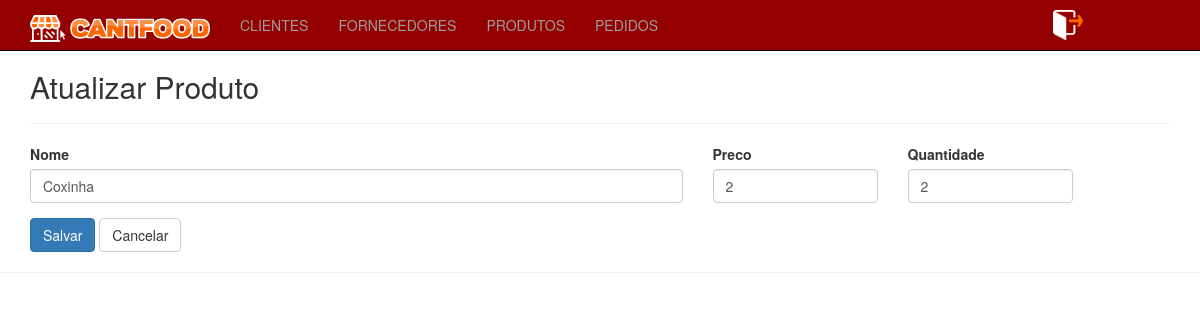
Screenshot of /produtos/editprodutos.php?id=12 with the database file from the repository.
### tables this page shows
CREATE TABLE `produtos` (
  `id` int(11) NOT NULL,
  `nome` varchar(255) NOT NULL,
  `preco` double NOT NULL,
  `quantidade` int(8) NOT NULL,
  `dataCadastro` datetime NOT NULL,
  `dataAtualizacao` datetime NOT NULL
);

### inc/database.php (called while the page is built, shortened)
<?php
function open_database() {
	try {
		$conn = new mysqli(DB_HOST, DB_USER, DB_PASSWORD, DB_NAME);
		return $conn;
	} catch (Exception $e) {
		echo $e->getMessage();
		return null;
	}
}
function find( $table = null, $id = null ) {
	$database = open_database();
	$found = null;
	try {
	  if ($id) {
	    $sql = "SELECT * FROM " . $table . " WHERE id = " . $id;
	    $result = $database->query($sql);
	    if ($result->num_rows > 0) {
	      $found = $result->fetch_assoc();
	    }
	  } else {
	    $sql = "SELECT * FROM " . $table;
	    $result = $database->query($sql);
	    if ($result->num_rows > 0) {
	      $found = $result->fetch_all(MYSQLI_ASSOC);
	    }
	  }
	} catch (Exception $e) {
	  $_SESSION['message'] = $e->GetMessage();
	  $_SESSION['type'] = 'danger';
  }
	return $found;
}

### produtos/functionsprodutos.php (called while the page is built, shortened)
<?php
 function editprodutos() {
	  $now = date_create('now', new DateTimeZone('America/Sao_Paulo'));
	  if (isset($_GET['id'])) {
		$id = $_GET['id'];
		if (isset($_POST['produto'])) {
		  $produto = $_POST['produto'];
		  $produto['dataAtualizacao'] = $now->format("Y-m-d H:i:s");
		  update('produtos', $id, $produto);
		  header('location: index.php');
		} else {
		  $produto = find('produtos', $id);
		}
	  } else {
		header('location: index.php');
	  }
}

### produtos/editprodutos.php (the view, shortened to what this page needs)
<?php
  require_once('functionsprodutos.php');
  editprodutos();
?>
<h2>Atualizar Produto</h2>
<form action="editprodutos.php?id=<?php echo $produto['id']; ?>" method="post">
  <hr />
  <div class="row">
    <div class="form-group col-md-7">
      <label for="name">Nome</label>
      <input type="text" class="form-control" name="produto['nome']" required="required" value="<?php echo $produto['nome']; ?>">
    </div>
    <div class="form-group col-md-2">
      <label for="campo2">Preco</label>
      <input type="text" class="form-control" name="produto['preco']" required="required" value="<?php echo $produto['preco']; ?>">
    </div>
    <div class="form-group col-md-2">
      <label for="campo3">Quantidade</label>
      <input type="text" class="form-control" name="produto['quantidade']" required="required" value="<?php echo $produto['quantidade']; ?>">
    </div>
  </div>
  <div id="actions" class="row">
    <div class="col-md-12">
      <button type="submit" class="btn btn-primary">Salvar</button>
      <a href="index.php" class="btn btn-default">Cancelar</a>
    </div>
  </div>
</form>

### inc/header.php (style rules this page uses)
body { padding-top: 50px; padding-bottom: 20px; }

### rows the page displays
produtos: nome "Coxinha", preco "2", quantidade "2"
